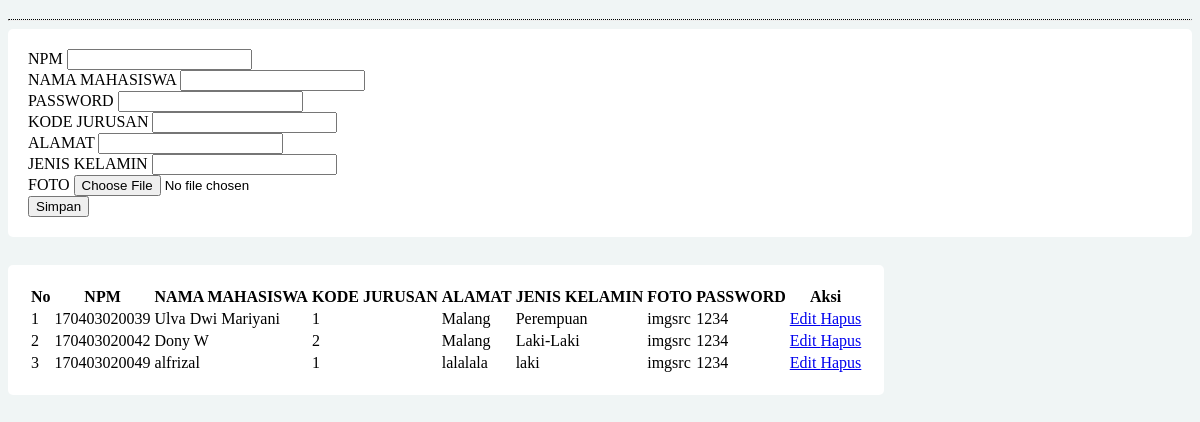
The app's page /user/panggil/mahasiswa/index.php, older data.
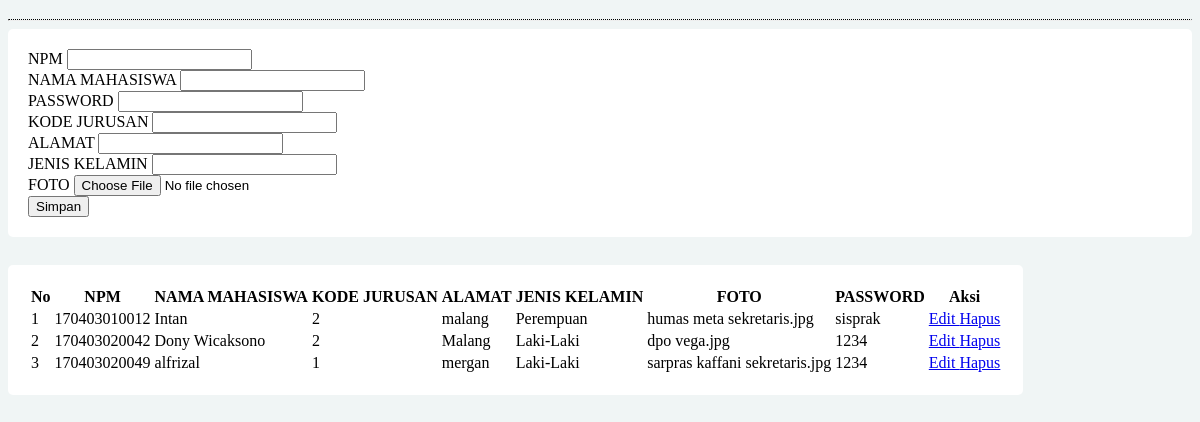
The same page, newer data.
### tables this page shows
CREATE TABLE `tbl_mahasiswa` (
  `npm` varchar(12) NOT NULL,
  `nama_mhs` varchar(30) NOT NULL,
  `kode_jurusan` varchar(5) NOT NULL,
  `alamat` varchar(20) NOT NULL,
  `jk_mhs` varchar(10) NOT NULL,
  `foto` varchar(255) NOT NULL,
  `pass_mhs` varchar(12) NOT NULL
);

### user/panggil/mahasiswa/koneksi.php (called while the page is built, shortened)
<?php
	class db_connect{
		public $host 	= db_host;
		public $user 	= db_user;
		public $pass 	= db_pass;
		public $dbname 	= db_name;
		public function connect(){
			$this->conn = new mysqli($this->host, $this->user, $this->pass, $this->dbname);
		}
	}
?>

### user/panggil/mahasiswa/class.php (called while the page is built, shortened)
	<?php
	class db_class extends db_connect{
		public function read(){
			$stmt = $this->conn->prepare("select * from tbl_mahasiswa") or die($this->conn->error);
			if($stmt->execute()){
				$result = $stmt->get_result();
				return $result;
			}
		}
 	}
?>

### user/panggil/mahasiswa/index.php (the view, shortened to what this page needs)
<!DOCTYPE html>
<html>
<head>
</head>
<body>
</body>
</html>
<?php
$conn = new db_class();
$read = $conn->read();
$link 	= "index.php?lihat=mahasiswa/";
?>
<div class = "row">
	<div class = "col-lg-12">
		<hr style = "border-top:1px dotted #000;"/>
		<div class = "row">
			<div class = "col-lg-6">
				<form method ="POST"action = "panggil/mahasiswa/tambah.php">
					<div class="form-group">
						<label>NPM</label>
						<input type ="text" name = "npm" class="form-control" >
					</div>
					<div class="form-group">
						<label>NAMA MAHASISWA</label>
						<input type ="text" name = "nama_mhs" class="form-control" autofocus>
					</div>
					<div class="form-group">
						<label>PASSWORD</label>
						<input type ="password" name = "pass_mhs" class="form-control" autofocus>
					</div>
					<div class="form-group">
						<label>KODE JURUSAN</label>
						<input type ="text" name = "kode_jurusan" class="form-control" autofocus>
					</div>
					<div class="form-group">
						<label>ALAMAT</label>
						<input type ="text" name = "alamat" class="form-control" autofocus>
					</div>
					<div class="form-group">
						<label>JENIS KELAMIN</label>
						<input type ="text" name = "jk_mhs" class="form-control" autofocus>
					</div>
					<div class="form-group">
						<label>FOTO</label>
						<input type ="file" name = "foto" >
					</div>
					<div class = "form-group">
						<button name = "save" class = "btn btn-success">
							Simpan
						</button>
					</div>
				</form>
			</div>
		</div>
		<br>
		<table class="table table-hover table-bordered" style="margin-top: 10px">
			<tr class="info">
				<th>No</th>
				<th>NPM</th>
				<th>NAMA MAHASISWA</th>
				<th>KODE JURUSAN</th>
				<th>ALAMAT</th>
				<th>JENIS KELAMIN</th>
				<th>FOTO</th>
				<th>PASSWORD</th>
				<th>Aksi</th>
			</tr>
			<tbody>
				<?php
				$no=1;
				while($tampil = $read->fetch_array()){
					?>
					<tr>
						<td><?php echo $no++; ?></td>
						<td><?php echo $tampil['npm']?></td>
						<td><?php echo $tampil['nama_mhs']?></td>
						<td><?php echo $tampil['kode_jurusan']?></td>
						<td><?php echo $tampil['alamat']?></td>
						<td><?php echo $tampil['jk_mhs']?></td>
						<td><?php echo $tampil['foto']?></td>
						<td><?php echo $tampil['pass_mhs']?></td>
						<td style="text-align: center;">
							<a href="<?= $link.'edit&npm='.$tampil['npm'] ?>" class="btn btn-primary btn-sm">
								<span class = "glyphicon glyphicon-edit"></span> Edit
							</a>
							<a onclick="return confirm('Apakah yakin data akan di hapus?')" href="	<?= $link.'hapus&npm='.$tampil['npm'] ?>" class="btn btn-danger btn-sm">
								<span class = "glyphicon glyphicon-trash"></span> Hapus
							</a>
						</td>
					</tr>
					<?php
				}
				?>
			</tbody>
		</table>
	</div>
</div>

### user/panggil/mahasiswa/index.php (style rules this page uses)
body { background-color: #f0f5f5; }
form, table { background-color: white; padding:20px; border-radius: 5px; }

Row changes from the older to the newer data that the page shows:
removed tbl_mahasiswa: npm "170403020039", nama_mhs "Ulva Dwi Mariyani", kode_jurusan "1", alamat "Malang", jk_mhs "Perempuan", foto "imgsrc", pass_mhs "1234"
added tbl_mahasiswa: npm "170403010012", nama_mhs "Intan", kode_jurusan "2", alamat "malang", jk_mhs "Perempuan", foto "humas meta sekretaris.jpg", pass_mhs "sisprak"
changed tbl_mahasiswa "Malang": nama_mhs "Dony W" → "Dony Wicaksono"; foto "imgsrc" → "dpo vega.jpg"
changed tbl_mahasiswa "alfrizal": alamat "lalalala" → "mergan"; jk_mhs "laki" → "Laki-Laki"; foto "imgsrc" → "sarpras kaffani sekretaris.jpg"
